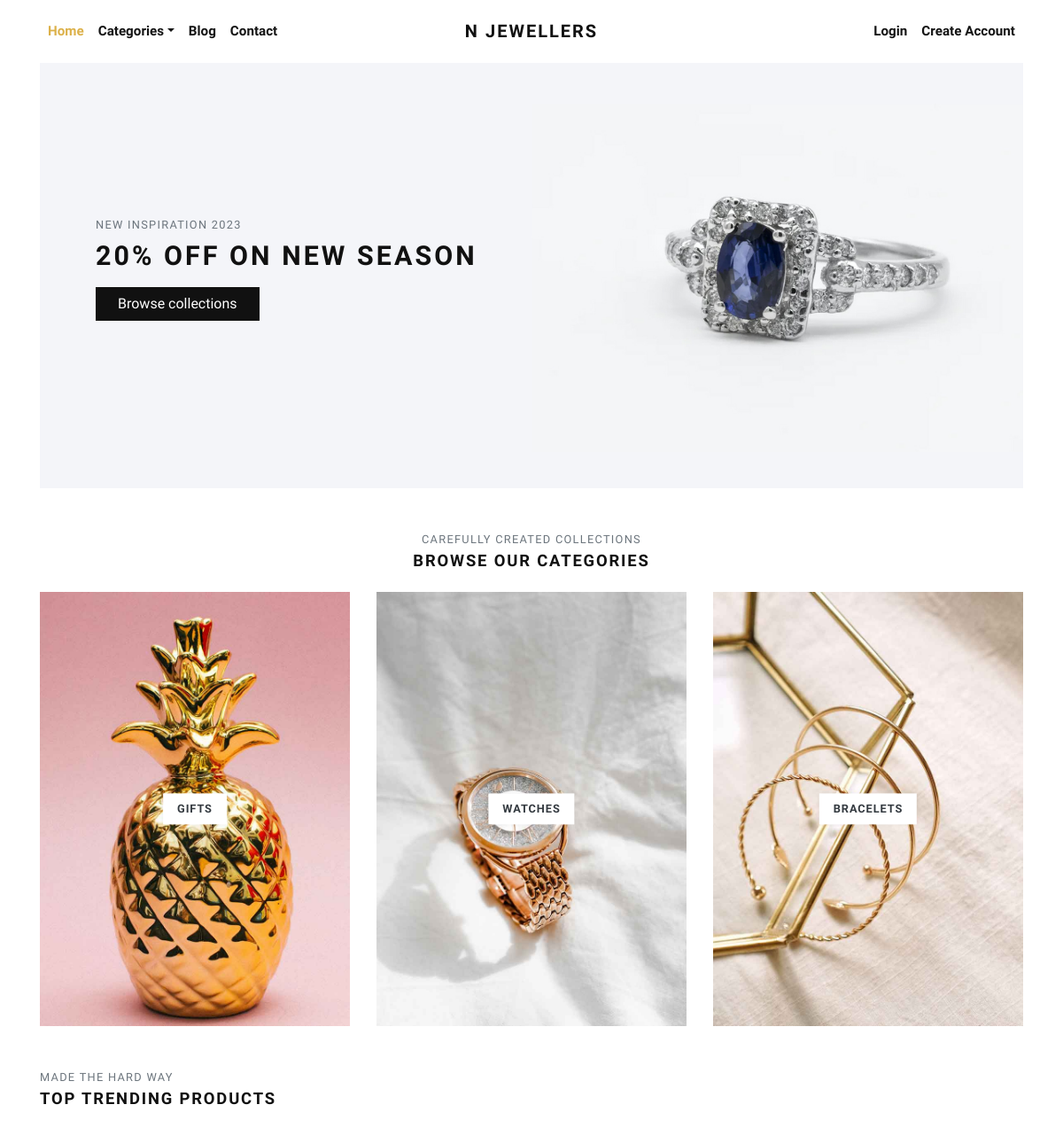
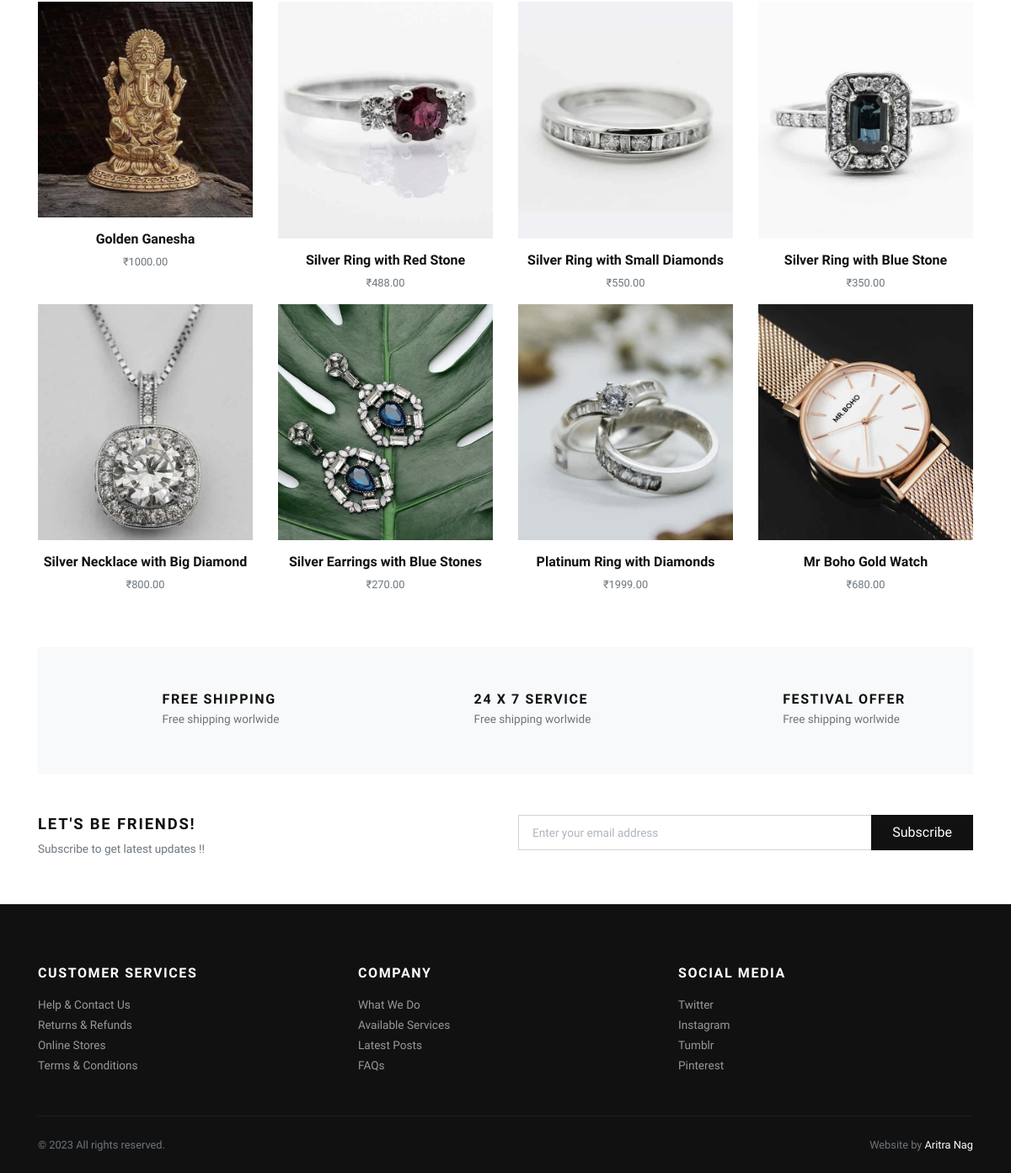
The page / on the database its author committed (2 pictures, top to bottom).
### store/models.py (models this page shows, shortened)
class Category(models.Model):
    title = models.CharField(max_length=50, verbose_name="Category Title")
    slug = models.SlugField(max_length=55, verbose_name="Category Slug")
    description = models.TextField(blank=True, verbose_name="Category Description")
    category_image = models.ImageField(upload_to='category', blank=True, null=True, verbose_name="Category Image")
    is_active = models.BooleanField(verbose_name="Is Active?")
    is_featured = models.BooleanField(verbose_name="Is Featured?")
    created_at = models.DateTimeField(auto_now_add=True, verbose_name="Created Date")
    updated_at = models.DateTimeField(auto_now=True, verbose_name="Updated Date")
    class Meta:
        verbose_name_plural = 'Categories'
        ordering = ('-created_at', )

class Product(models.Model):
    title = models.CharField(max_length=150, verbose_name="Product Title")
    slug = models.SlugField(max_length=160, verbose_name="Product Slug")
    sku = models.CharField(max_length=255, unique=True, verbose_name="Unique Product ID (SKU)")
    short_description = models.TextField(verbose_name="Short Description")
    detail_description = models.TextField(blank=True, null=True, verbose_name="Detail Description")
    product_image = models.ImageField(upload_to='product', blank=True, null=True, verbose_name="Product Image")
    price = models.DecimalField(max_digits=8, decimal_places=2)
    category = models.ForeignKey(Category, verbose_name="Product Categoy", on_delete=models.CASCADE)
    is_active = models.BooleanField(verbose_name="Is Active?")
    is_featured = models.BooleanField(verbose_name="Is Featured?")
    created_at = models.DateTimeField(auto_now_add=True, verbose_name="Created Date")
    updated_at = models.DateTimeField(auto_now=True, verbose_name="Updated Date")
    class Meta:
        verbose_name_plural = 'Products'
        ordering = ('-created_at', )

### store/views.py (the view)
# urls.py: path('', views.home, name="home"),
def home(request):
    categories = Category.objects.filter(is_active=True, is_featured=True)[:3]
    products = Product.objects.filter(is_active=True, is_featured=True)[:8]
    context = {
        'categories': categories,
        'products': products,
    }
    return render(request, 'store/index.html', context)

### templates/store/index.html (shortened to what this page needs)
{% extends 'base.html' %}
{% load static %}
      {% block content %}
      <div class="container">
        <section class="hero pb-3 bg-cover bg-center d-flex align-items-center" style="background: url({% static 'img/hero-jewlrey-banner.jpg' %})">
          <div class="container py-5">
            <div class="row px-4 px-lg-5">
              <div class="col-lg-6">
                <p class="text-muted small text-uppercase mb-2">New Inspiration 2023</p>
                <h1 class="h2 text-uppercase mb-3">20% off on new season</h1><a class="btn btn-dark" href="{% url 'store:all-categories' %}">Browse collections</a>
              </div>
            </div>
          </div>
        </section>
        <section class="pt-5">
          <header class="text-center">
            <p class="small text-muted small text-uppercase mb-1">Carefully created collections</p>
            <h2 class="h5 text-uppercase mb-4">Browse our categories</h2>
          </header>
          <div class="row">
          {% if categories %}
            {% for category in categories %}
              <div class="col-md-4 mb-4 mb-md-0">
                <a class="category-item" href="{% url 'store:category-products' category.slug %}">
                  <strong class="category-item-title">{{ category.title }}</strong>
                </a>
              </div>
            {% endfor %}
          {% endif %}
          </div>
        </section>
        <section class="py-5">
          <header>
            <p class="small text-muted small text-uppercase mb-1">Made the hard way</p>
            <h2 class="h5 text-uppercase mb-4">Top trending products</h2>
          </header>
          <div class="row">
            {% if products %}
              {% for product in products %}
                <div class="col-xl-3 col-lg-4 col-sm-6">
                  <div class="product text-center">
                    <div class="position-relative mb-3">
                      <a class="d-block" href="{% url 'store:product-detail' product.slug %}">
                        {% if product.product_image %}
                          <img class="img-fluid w-100" src="{{ product.product_image.url }}" alt="{{product.title}}">
                        {% else %}
                          <img class="img-fluid w-100" src="{% static 'img/product-1.jpg' %}" alt="{{product.title}}">
                        {% endif %}
                      </a>
                    </div>
                    <h6> <a class="reset-anchor" href="detail.html">{{ product.title }}</a></h6>
                    <p class="small text-muted">₹{{product.price}}</p>
                  </div>
                </div>
              {% endfor %}
            {% endif %}
          </div>
        </section>
        <section class="py-5 bg-light">
          <div class="container">
            <div class="row text-center">
              <div class="col-lg-4 mb-3 mb-lg-0">
                <div class="d-inline-block">
                  <div class="media align-items-end">
                    <svg class="svg-icon svg-icon-big svg-icon-light">
                      <use xlink:href="#delivery-time-1"> </use>
                    </svg>
                    <div class="media-body text-left ml-3">
                      <h6 class="text-uppercase mb-1">Free shipping</h6>
                      <p class="text-small mb-0 text-muted">Free shipping worlwide</p>
                    </div>
                  </div>
                </div>
              </div>
              <div class="col-lg-4 mb-3 mb-lg-0">
                <div class="d-inline-block">
                  <div class="media align-items-end">
                    <svg class="svg-icon svg-icon-big svg-icon-light">
                      <use xlink:href="#helpline-24h-1"> </use>
                    </svg>
                    <div class="media-body text-left ml-3">
                      <h6 class="text-uppercase mb-1">24 x 7 service</h6>
                      <p class="text-small mb-0 text-muted">Free shipping worlwide</p>
                    </div>
                  </div>
                </div>
              </div>
              <div class="col-lg-4">
                <div class="d-inline-block">
                  <div class="media align-items-end">
                    <svg class="svg-icon svg-icon-big svg-icon-light">
                      <use xlink:href="#label-tag-1"> </use>
                    </svg>
                    <div class="media-body text-left ml-3">
                      <h6 class="text-uppercase mb-1">Festival offer</h6>
                      <p class="text-small mb-0 text-muted">Free shipping worlwide</p>
                    </div>
                  </div>
                </div>
              </div>
            </div>
          </div>
        </section>
        <section class="py-5">
          <div class="container p-0">
            <div class="row">
              <div class="col-lg-6 mb-3 mb-lg-0">
                <h5 class="text-uppercase">Let's be friends!</h5>
                <p class="text-small text-muted mb-0">Subscribe to get latest updates !!</p>
              </div>
              <div class="col-lg-6">
                <form action="#">
                  <div class="input-group flex-column flex-sm-row mb-3">
                    <input class="form-control form-control-lg py-3" type="email" placeholder="Enter your email address" aria-describedby="button-addon2">
                    <div class="input-group-append">
                      <button class="btn btn-dark btn-block" id="button-addon2" type="submit">Subscribe</button>
                    </div>
                  </div>
                </form>
              </div>
            </div>
          </div>
        </section>
      </div>
      {% endblock content %}

### templates/base.html (shortened to what this page needs)
{% load static %}
<!DOCTYPE html>
<html>
  <head>
    <link rel="stylesheet" href="{% static 'vendor/bootstrap/css/bootstrap.min.css' %}">
    <link rel="stylesheet" href="{% static 'vendor/lightbox2/css/lightbox.min.css' %}">
    <link rel="stylesheet" href="{% static 'vendor/nouislider/nouislider.min.css' %}">
    <link rel="stylesheet" href="{% static 'vendor/bootstrap-select/css/bootstrap-select.min.css' %}">
    <link rel="stylesheet" href="{% static 'vendor/owl.carousel2/assets/owl.carousel.min.css' %}">
    <link rel="stylesheet" href="{% static 'vendor/owl.carousel2/assets/owl.theme.default.css' %}">
    <link rel="stylesheet" href="{% static 'css/style.default.css' %}" id="theme-stylesheet">
    <link rel="stylesheet" href="{% static 'css/custom.css' %}">
  </head>
  <body>
    <div class="page-holder">
      {% include 'navbar.html' %}
      {% block content %}
      {% endblock content %}
      {% include 'footer.html' %}
      {% include 'scripts.html' %}

### templates/navbar.html (shortened to what this page needs)
{% load static %}
      <header class="header bg-white">
        <div class="container px-0 px-lg-3">
          <nav class="navbar navbar-expand-lg navbar-light py-3 px-lg-0"><a class="navbar-brand" href="{% url 'store:home' %}"><span class="font-weight-bold text-uppercase text-dark">N Jewellers</span></a>
            <div class="collapse navbar-collapse" id="navbarSupportedContent">
              <ul class="navbar-nav mr-auto">
                <li class="nav-item">
                  <a class="nav-link active" href="{% url 'store:home' %}">Home</a>
                </li>
                <li class="nav-item dropdown"><a class="nav-link dropdown-toggle" id="pagesDropdown" href="#" data-toggle="dropdown" aria-haspopup="true" aria-expanded="false">Categories</a>
                </li>
                <li class="nav-item">
                  <a class="nav-link" href="{% url 'store:home' %}">Blog</a>
                </li>
                <li class="nav-item">
                  <a class="nav-link" href="{% url 'store:home' %}">Contact</a>
                </li>
              </ul>
              <ul class="navbar-nav ml-auto">
                {% if request.user.is_authenticated %}
                  <li class="nav-item"><a class="nav-link" href="{% url 'store:cart' %}"> <i class="fas fa-dolly-flatbed mr-1 text-gray"></i>Cart<small class="text-gray">({{cart_items.count}})</small></a></li>
                  <li class="nav-item"><a class="nav-link" href="#"> <i class="far fa-heart mr-1"></i><small class="text-gray"> (0)</small></a></li>
                  {% comment %} <li class="nav-item"><a class="nav-link" href="#"> <i class="fas fa-user-alt mr-1 text-gray"></i>My Account</a></li> {% endcomment %}
                  <li class="nav-item dropdown"><a class="nav-link dropdown-toggle" id="pagesDropdown" href="#" data-toggle="dropdown" aria-haspopup="true" aria-expanded="false"><i class="fas fa-user-alt mr-1 text-gray"></i>My Account</a></a>
                  <div class="dropdown-menu mt-3" aria-labelledby="pagesDropdown">
                      <a class="dropdown-item border-0 transition-link" href="{% url 'store:profile' %}">Profile</a>
                      <a class="dropdown-item border-0 transition-link" href="{% url 'store:cart' %}">Cart</a>
                      <a class="dropdown-item border-0 transition-link" href="{% url 'store:orders' %}">Orders</a>
                      <a class="dropdown-item border-0 transition-link" href="{% url 'store:password-change' %}">Change Password</a>
                    <hr>
                    <a class="dropdown-item border-0 transition-link" href="{% url 'store:logout' %}">Log Out</a>
                </li>
                {% else %}
                  <li class="nav-item"><a class="nav-link" href="{% url 'store:login' %}">Login</a></li>
                  <li class="nav-item"><a class="nav-link" href="{% url 'store:register' %}">Create Account</a></li>
                {% endif %}
              </ul>
            </div>
          </nav>
        </div>
      </header>

### templates/footer.html
<footer class="bg-dark text-white">
        <div class="container py-4">
          <div class="row py-5">
            <div class="col-md-4 mb-3 mb-md-0">
              <h6 class="text-uppercase mb-3">Customer services</h6>
              <ul class="list-unstyled mb-0">
                <li><a class="footer-link" href="#">Help &amp; Contact Us</a></li>
                <li><a class="footer-link" href="#">Returns &amp; Refunds</a></li>
                <li><a class="footer-link" href="#">Online Stores</a></li>
                <li><a class="footer-link" href="#">Terms &amp; Conditions</a></li>
              </ul>
            </div>
            <div class="col-md-4 mb-3 mb-md-0">
              <h6 class="text-uppercase mb-3">Company</h6>
              <ul class="list-unstyled mb-0">
                <li><a class="footer-link" href="#">What We Do</a></li>
                <li><a class="footer-link" href="#">Available Services</a></li>
                <li><a class="footer-link" href="#">Latest Posts</a></li>
                <li><a class="footer-link" href="#">FAQs</a></li>
              </ul>
            </div>
            <div class="col-md-4">
              <h6 class="text-uppercase mb-3">Social media</h6>
              <ul class="list-unstyled mb-0">
                <li><a class="footer-link" href="#">Twitter</a></li>
                <li><a class="footer-link" href="#">Instagram</a></li>
                <li><a class="footer-link" href="#">Tumblr</a></li>
                <li><a class="footer-link" href="#">Pinterest</a></li>
              </ul>
            </div>
          </div>
          <div class="border-top pt-4" style="border-color: #1d1d1d !important">
            <div class="row">
              <div class="col-lg-6">
                <p class="small text-muted mb-0">&copy; 2023 All rights reserved.</p>
              </div>
              <div class="col-lg-6 text-lg-right">
                <p class="small text-muted mb-0">Website by <a class="text-white reset-anchor" target="_blank">Aritra Nag</a></p>
              </div>
            </div>
          </div>
        </div>
      </footer>

### templates/scripts.html (shortened to what this page needs)
{% load static %}
      <link rel="stylesheet" href="https://use.fontawesome.com/releases/v5.7.1/css/all.css">
    </div>
  </body>
</html>

### rows shown on the page
Category: title "GIFTS"
Category: title "WATCHES"
Category: title "BRACELETS"
Product: product_image (picture), title "Golden Ganesha", price "1000.00"
Product: product_image (picture), title "Silver Ring with Red Stone", price "488.00"
Product: product_image (picture), title "Silver Ring with Small Diamonds", price "550.00"
Product: product_image (picture), title "Silver Ring with Blue Stone", price "350.00"
Product: product_image (picture), title "Silver Necklace with Big Diamond", price "800.00"
Product: product_image (picture), title "Silver Earrings with Blue Stones", price "270.00"
Product: product_image (picture), title "Platinum Ring with Diamonds", price "1999.00"
Product: product_image (picture), title "Mr Boho Gold Watch", price "680.00"
